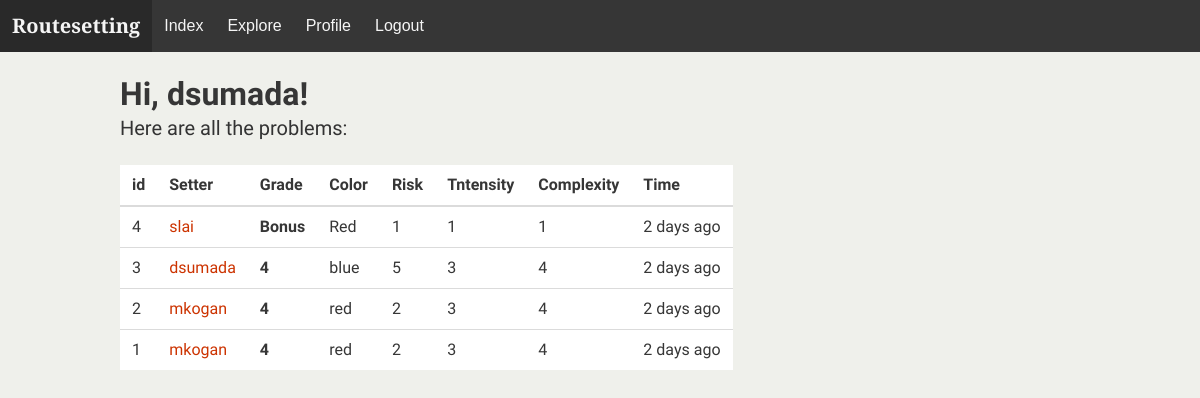
Page /explore (signed in) on the committed database.
### app/models.py (models this page shows, shortened)
class User(UserMixin, db.Model):
    id = db.Column(db.Integer, primary_key=True)
    username = db.Column(db.String(64), index=True, unique=True)
    email = db.Column(db.String(120), index=True, unique=True)
    password_hash = db.Column(db.String(128))
    about_me = db.Column(db.String(140))
    problems = db.relationship('Problem', backref='setter', lazy='dynamic')
    followed = db.relationship(
        'User', secondary=followers,
        primaryjoin=(followers.c.follower_id == id),
        secondaryjoin=(followers.c.followed_id == id),
        backref=db.backref('followers', lazy='dynamic'), lazy='dynamic')

class Problem(db.Model):
    id = db.Column(db.Integer, primary_key=True)
    timestamp = db.Column(db.DateTime, index=True, default=datetime.utcnow)
    user_id = db.Column(db.Integer, db.ForeignKey('user.id'))
    color = db.Column(db.String(32), index=True)
    grade = db.Column(db.String(32), index=True)
    risk = db.Column(db.Integer(), index=True)
    intensity = db.Column(db.Integer(), index=True)
    complexity = db.Column(db.Integer(), index=True)

### app/main/routes.py (the view)
@bp.route('/explore')
@login_required
def explore():
    problems = Problem.query.order_by(Problem.timestamp.desc()).all()
    return render_template('index.html', title='Explore', problems=problems)

### app/models.py (called while the page is built)
@login.user_loader
def load_user(id):
    return User.query.get(int(id))

### app/templates/index.html (shortened to what this page needs)
{% extends "baselayout.html" %}
{% block head %}
    {{ super() }}
{% endblock %}
{% block content %}
    <br>
    <h1 class='title'>Hi, {{current_user.username}}!</h1>
    {% if form %}
    <h2 class='subtitle'>Record a problem.</h2>
    <form action="" method="post">
        {{ form.hidden_tag() }}
        <div class="box">
            <div class="columns">
                <div class="column">
                    <h3 class='is-size-7'>{{ form.grade.label }}</h3>
                    <div class="select">
                        {{ form.grade }}
                    </div>
                </div>
                <div class="column">
                    <h3 class='is-size-7'>{{ form.color.label }}</h3>
                    <div class="select">
                        {{ form.color }}
                    </div>
                </div>
                <div class="column">
                    <h3 class='is-size-7'>{{ form.risk.label }}</h3>
                    <div class="select">
                        {{ form.risk }}
                    </div>
                </div>
                <div class="column">
                    <h3 class='is-size-7'>{{ form.intensity.label }}</h3>
                    <div class="select">
                        {{ form.intensity }}
                    </div>
                </div>
                <div class="column">
                    <h3 class='is-size-7'>{{ form.complexity.label }}</h3>
                    <div class="select">
                        {{ form.complexity }}
                    </div>
                </div>
            </div>
        </div>
        <button">{{ form.submit(class='button is-primary') }}</button>
    </form>
    <br>
    <br>
    <h2 class='subtitle'>Here are all the problems you follow:</h2>
    {% else %}
    <h2 class='subtitle'>Here are all the problems:</h2>
    {% endif %}
    <table class=table>
        <thead>
            <tr>
                <th>id</th>
                <th>Setter</th>
                <th>Grade</th>
                <th>Color</th>
                <th>Risk</th>
                <th>Tntensity</th>
                <th>Complexity</th>
                <th>Time</th>
            </tr>
        </thead>
        <tbody>
        {% for problem in problems %}
             {% include '_problem.html' %}
        {% endfor %}
        </tbody>
    </table>
{% endblock %}

### app/templates/_problem.html
<tr>
    <td>{{ problem.id }}</td>
    <td><a href="/user/{{ problem.setter.username }}">{{ problem.setter.username }}</a></td>
    <th>{{ problem.grade }}</th>
    <td>{{ problem.color }}</td>
    <td>{{ problem.risk }}</td>
    <td>{{ problem.intensity }}</td>
    <td>{{ problem.complexity }}</td>
    <td>{{ moment(problem.timestamp).fromNow() }}</td>
</tr>

### rows in the picture
User: username "dsumada"
Problem: id "4", setter.username "slai", grade "Bonus", color "Red", risk "1", intensity "1", complexity "1", timestamp "2 days ago"
Problem: id "3", setter.username "dsumada", grade "4", color "blue", risk "5", intensity "3", complexity "4", timestamp "2 days ago"
Problem: id "2", setter.username "mkogan", grade "4", color "red", risk "2", intensity "3", complexity "4", timestamp "2 days ago"
Problem: id "1", setter.username "mkogan", grade "4", color "red", risk "2", intensity "3", complexity "4", timestamp "2 days ago"
